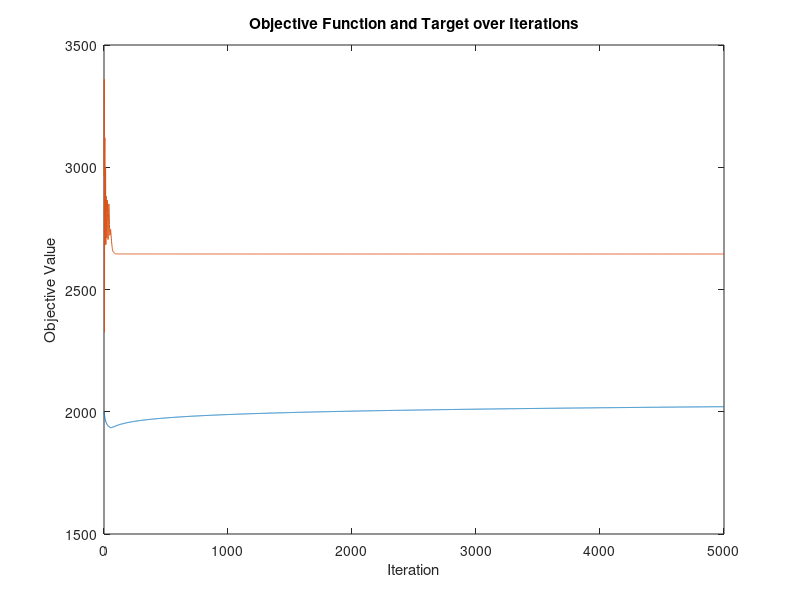
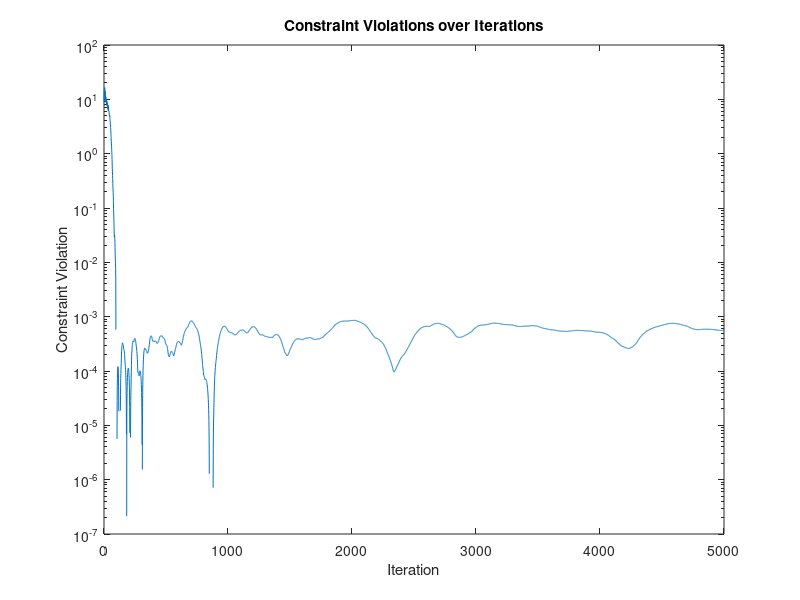

MATLAB code for these plots, in order:
% -------------------------------------------------------------------------
% Distributed Optimization for Power Allocation Among PEVGs
%
% This script performs a distributed optimization for power allocation among
% Plug-in Electric Vehicle Groups (PEVGs) in a power grid. The optimization
% focuses on balancing power allocation and satisfaction, while considering
% constraints such as grid capacity and the battery capacity of each PEVG.
%
% Variables:
%   N        - Number of PEVGs (users)
%   fj       - Objective function value accumulator
%   conj     - Constraint violations accumulator
%   targ     - Target objective value accumulator
%   b        - Battery capacity of each PEVG
%   s        - Satisfaction parameter for each PEVG
%   p        - Price per unit of power
%   C        - Grid capacity (maximum total load)
%   ymax     - Maximum load satisfaction for each PEVG
%   x        - Power allocation for each PEVG
%   y        - Load satisfaction for each PEVG
%   lambda   - Lagrange multipliers for optimization
%   a        - Step size for optimization
%
% The script uses a projection algorithm to ensure power allocation (x) and 
% satisfaction (y) remain within the constraints, ensuring efficient power
% distribution.
% -------------------------------------------------------------------------

clear;

% System parameters
N = 20;  % Number of PEVGs (users)
fj = 0;  % Objective function value accumulator
conj = 0;  % Constraint violations accumulator
targ = 0;  % Target objective value accumulator

% Main optimization loop for 20 iterations
for j = 1:20
    j  % Display the current iteration number

    % Initialize system parameters for each iteration
    b = unifrnd(35, 65, 1, N);  % Random battery capacity for each PEVG
    s = 1 + rand(1, N);  % Random satisfaction parameter [1, 2]
    p = 17;  % Price per unit of power
    C = 99;  % Grid capacity (maximum total load)
    ymax = 0.5 * (b - p).^2 ./ s;  % Maximum load satisfaction for each PEVG

    % Initialize primal-dual variables
    x = rand(1, N);  % Initial power allocation
    y = 100 * ones(1, N);  % Initial load satisfaction (constant for each PEVG)
    lambda = rand(1, N);  % Initial Lagrange multipliers

    % Parameters for the optimization
    counter = 5000;  % Number of iterations for optimization
    alpha = 1;  % Step size constant
    beta = 2;  % Step size constant
    zeta = 2;  % Projection constant
    theta = 2;  % Projection constant

    % Storage for results
    f_0 = zeros(1, counter);  % Objective function value for each iteration
    X = zeros(N, counter);  % Store power allocation over iterations
    Y = zeros(N, counter);  % Store load satisfaction over iterations
    Lambda = zeros(N, counter);  % Store Lagrange multipliers over iterations
    a = zeros(1, counter);  % Store step sizes

    % Iterative optimization process
    for i = 1:counter
        i;  % Display the current iteration number
        
        % Step size calculation
        a(i) = alpha / (beta + i);
        Dmax = zeta + theta * sqrt(sum(a(1:end-1)));  % Projection parameter
        D(i) = Dmax;
        
        % Update primal variable x (power allocation)
        xprev = x;  % Store previous power allocation
        x = x - a(i) * (zeros(1, N) + lambda .* (0 - (b - s .* x - p)));  % Gradient step
        
        % Projection of x (ensure power allocation constraint)
        flag = 1;
        while flag ~= 0
            x = max(x, 0);  % Ensure non-negative values
            C_temp = sum(x);  % Check if the total power exceeds capacity
            if C_temp > C
                len = length(x(x > 0));
                x(x > 0) = x(x > 0) - (C_temp - C) / len;
            end
            if length(x(x >= 0)) == N && sum(x) <= C
                flag = 0;  % Stop projection when condition is satisfied
            end
        end
        
        % Update primal variable y (load satisfaction) with projection
        yprev = y;  % Store previous load satisfaction
        y = max(0, y - a(i) * (-1 * ones(1, N) + lambda .* (1 * ones(1, N) - 0)));  % Gradient step
        y = min(y, ymax);  % Ensure satisfaction doesn't exceed ymax

        % Store results for plotting
        X(:, i) = x;
        Y(:, i) = y;
        
        % Update Lagrange multipliers lambda
        lambda = lambda + a(i) * (yprev - (b .* xprev - 0.5 * s .* xprev.^2 - p * xprev));
        
        % Projection of lambda
        lambda = max(0, lambda);  % Ensure non-negative lambda
        lambda = min(lambda, Dmax);  % Apply projection to lambda
        Lambda(:, i) = lambda;

        % Compute objective function and constraints
        f_0(i) = sum(y);  % Objective function: sum of load satisfaction
        con(i) = norm(max(-(b .* x - 0.5 * s .* x.^2 - p * x - y), 0)) / N;  % Constraint violation
        target(i) = sum(b .* x - 0.5 * s .* x.^2 - p * x);  % Target objective value
    end

    % Accumulate results over all iterations
    fj = f_0 + fj;
    targ = targ + target;
    conj = conj + con;
end

% Normalize results by number of iterations
fj = fj / j;
targ = targ / j;
conj = conj / j;

% Plot the results
figure;
plot(1:counter, fj, 1:counter, targ);
xlabel('Iteration');
ylabel('Objective Value');
title('Objective Function and Target over Iterations');

figure;
semilogy(1:counter, conj);
xlabel('Iteration');
ylabel('Constraint Violation');
title('Constraint Violations over Iterations');
